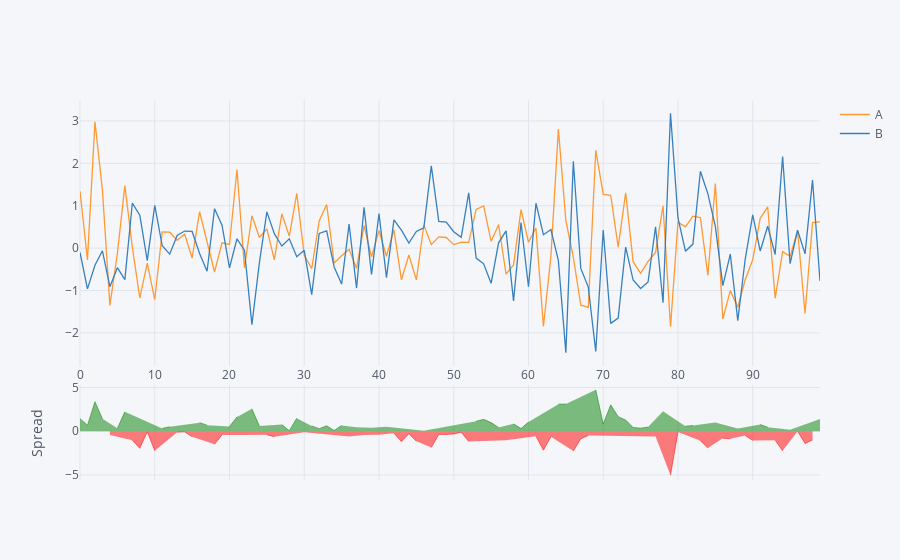

The cell this chart's notebook holds for it:
### Code cell
# Spread is good for financial data
df1[['A','B']].iplot(kind='spread')
